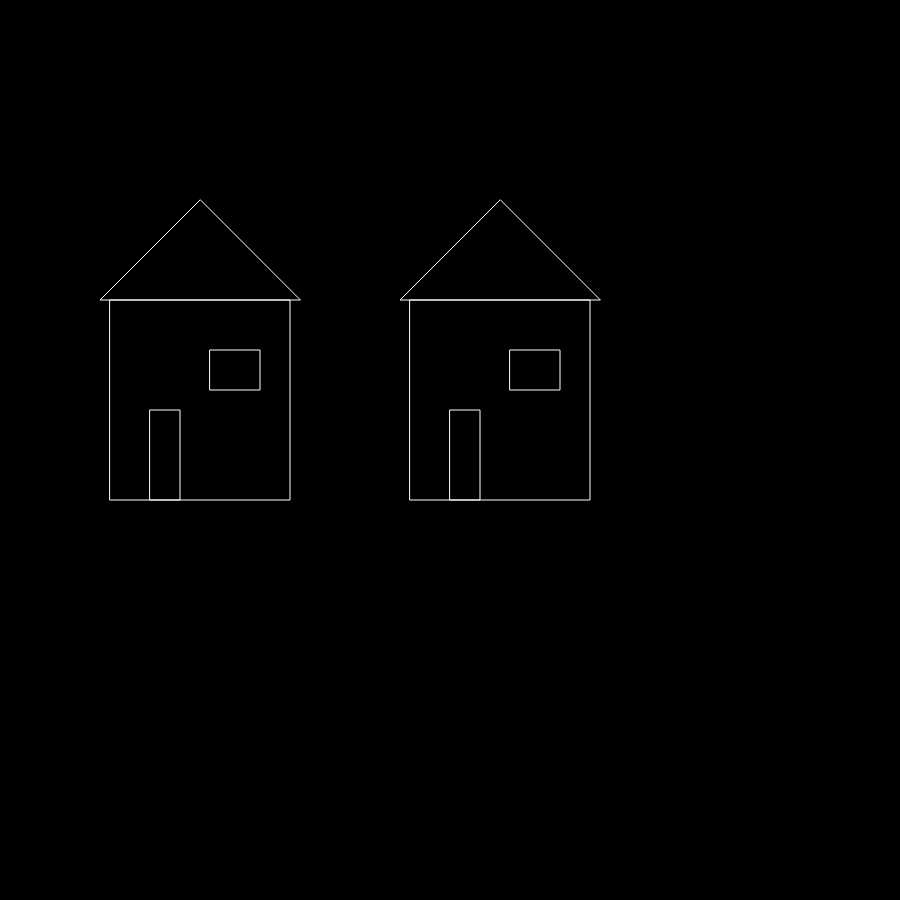
Frame 1 (no input)
Frame 60 (no input): identical to frame 1, image omitted
Frame 120 (the mouse pressed at the canvas centre since frame 60): identical to frame 1, image omitted

The p5.js sketch that drew this single still picture (run headless with seeded random() and noise() and a simulated clock; from frame 60 on, the mouse is pressed at the canvas centre):

// p5.js sketch
// ── sketch.js
function setup() {
  createCanvas(900, 900);
  noFill();
  stroke(255);
}

function draw() {
  background(0);

  // push sets to remember the current coordinate space setup  
  push();
  translate(200, 200);
  drawHouse();
  pop();
  // pop reverts back to the previously remembered coordinatd space setup (in push())
  
  
  // pop() reverts back the coordinate space to where it 
  // was before push().
  // so we can specify explicity where to draw the next 
  // house, e.g. 500,200 instead of remembering the current 
  // state of our translations


  push();
  translate(500, 200);    
  drawHouse();
  pop();
  
  
  
}

function drawHouse() {
  triangle(0, 0, -100, 100, 100, 100);
  rect(-90, 100, 180, 200);
  rect(-50, 210, 30, 90);
  rect( 10, 150, 50, 40);
}
